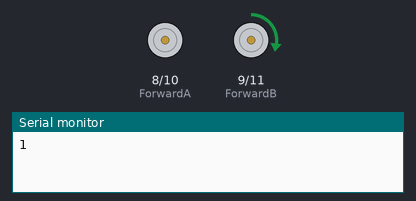
The sketch below on a simulated Arduino Uno, built with avr-gcc and run on an emulated ATmega328P. Shown: motor-driver pin pairs drawn as motors (green arrow = first pin HIGH = forward, orange = second pin HIGH = backward, longer = more drive), the last lines printed to the serial monitor.

Above: at 0.5 s.
At 1.5 s:
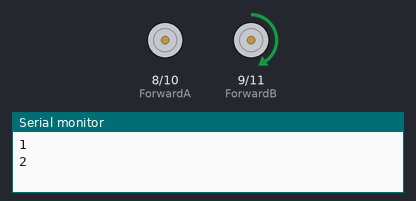
At 2.5 s:
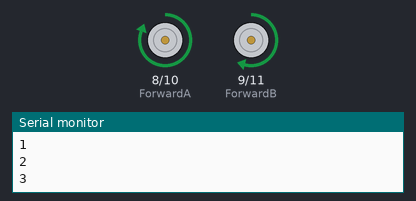
At 4.5 s:
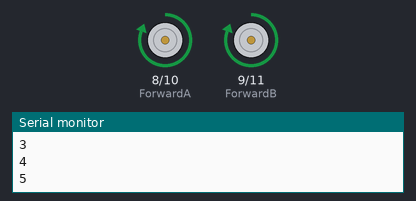
Timing chart, 0 to 5.8 s (numbered marks = the images above):
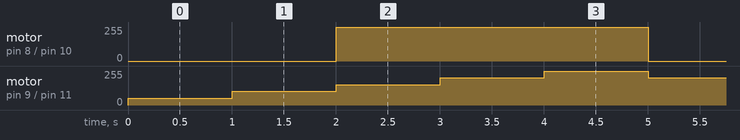

Measured:
- by itself, motor on pin 8 (ForwardA) / pin 10 (ReverseA): alternates forward 255/255 for 3.0 s and stopped for 2.0 s
- by itself, motor on pin 9 (ForwardB) / pin 11 (ReverseB): stopped → forward 51/255 at 0.00 s, → forward 102/255 1.0 s later, → forward 153/255 1.0 s later, → forward 204/255 1.0 s later, … (130 changes in this stretch)

The sketch:

AnalogCartMotion.ino
```cpp
int ForwardA = 8;
int ForwardB = 9;

int ReverseA = 10;
int ReverseB = 11;

void setup() {
  Serial.begin(9600);
  pinMode(ForwardA, OUTPUT);
  pinMode(ForwardB, OUTPUT);

  pinMode(ReverseA, OUTPUT);
  pinMode(ReverseB, OUTPUT);

}

void loop() {
  analogWrite(ForwardA, 51);
  analogWrite(ForwardB, 51);
  Serial.println(1);
  delay(1000);

  analogWrite(ForwardA, 102);
  analogWrite(ForwardB, 102);
  Serial.println(2);
  delay(1000);

  analogWrite(ForwardA, 153);
  analogWrite(ForwardB, 153);
  Serial.println(3);
  delay(1000);

  analogWrite(ForwardA, 204);
  analogWrite(ForwardB, 204);
  Serial.println(4);
  delay(1000);

  analogWrite(ForwardA, 255);
  analogWrite(ForwardB, 255);
  Serial.println(5);
  delay(1000);


}
```
